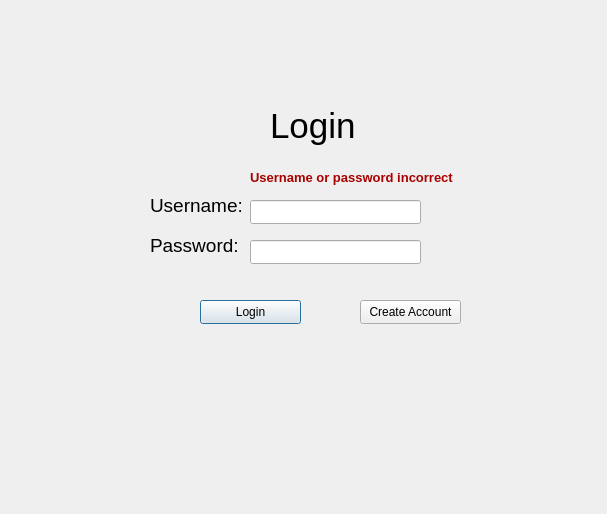
<?xml version="1.0" encoding="UTF-8"?>
<ui version="4.0">
 <class>Login</class>
 <widget class="QDialog" name="Login">
  <property name="geometry">
   <rect>
    <x>0</x>
    <y>0</y>
    <width>607</width>
    <height>514</height>
   </rect>
  </property>
  <property name="windowTitle">
   <string/>
  </property>
  <widget class="QPushButton" name="loginButton">
   <property name="geometry">
    <rect>
     <x>200</x>
     <y>300</y>
     <width>101</width>
     <height>24</height>
    </rect>
   </property>
   <property name="text">
    <string>Login</string>
   </property>
  </widget>
  <widget class="QPushButton" name="createAccountButton">
   <property name="geometry">
    <rect>
     <x>360</x>
     <y>300</y>
     <width>101</width>
     <height>24</height>
    </rect>
   </property>
   <property name="text">
    <string>Create Account</string>
   </property>
  </widget>
  <widget class="QLabel" name="label">
   <property name="geometry">
    <rect>
     <x>270</x>
     <y>100</y>
     <width>121</width>
     <height>51</height>
    </rect>
   </property>
   <property name="font">
    <font>
     <pointsize>26</pointsize>
    </font>
   </property>
   <property name="text">
    <string>Login</string>
   </property>
  </widget>
  <widget class="QLineEdit" name="loginUsername">
   <property name="geometry">
    <rect>
     <x>250</x>
     <y>200</y>
     <width>171</width>
     <height>24</height>
    </rect>
   </property>
  </widget>
  <widget class="QLineEdit" name="loginPassword">
   <property name="geometry">
    <rect>
     <x>250</x>
     <y>240</y>
     <width>171</width>
     <height>24</height>
    </rect>
   </property>
   <property name="echoMode">
    <enum>QLineEdit::EchoMode::Password</enum>
   </property>
  </widget>
  <widget class="QLabel" name="label_2">
   <property name="geometry">
    <rect>
     <x>150</x>
     <y>190</y>
     <width>91</width>
     <height>31</height>
    </rect>
   </property>
   <property name="font">
    <font>
     <pointsize>14</pointsize>
    </font>
   </property>
   <property name="text">
    <string>Username:</string>
   </property>
  </widget>
  <widget class="QLabel" name="label_3">
   <property name="geometry">
    <rect>
     <x>150</x>
     <y>230</y>
     <width>91</width>
     <height>31</height>
    </rect>
   </property>
   <property name="font">
    <font>
     <pointsize>14</pointsize>
    </font>
   </property>
   <property name="text">
    <string>Password:</string>
   </property>
  </widget>
  <widget class="QLabel" name="loginErrorMessage">
   <property name="enabled">
    <bool>false</bool>
   </property>
   <property name="geometry">
    <rect>
     <x>250</x>
     <y>170</y>
     <width>211</width>
     <height>16</height>
    </rect>
   </property>
   <property name="mouseTracking">
    <bool>true</bool>
   </property>
   <property name="frameShape">
    <enum>QFrame::Shape::NoFrame</enum>
   </property>
   <property name="text">
    <string>&lt;html&gt;&lt;head/&gt;&lt;body&gt;&lt;p&gt;&lt;span style=&quot; font-size:10pt; font-weight:700; color:#aa0000;&quot;&gt;Username or password incorrect&lt;/span&gt;&lt;/p&gt;&lt;/body&gt;&lt;/html&gt;</string>
   </property>
   <property name="scaledContents">
    <bool>false</bool>
   </property>
  </widget>
 </widget>
 <resources/>
 <connections/>
</ui>
